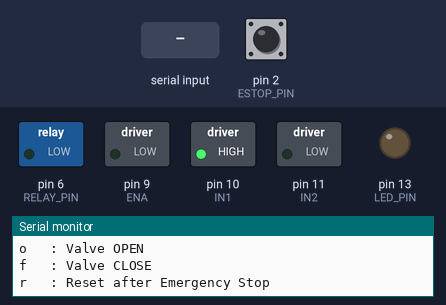
The sketch below on a simulated Arduino Uno, built with avr-gcc and run on an emulated ATmega328P. On the bench: switched loads named in the sketch (green lamp = pin HIGH), output pins drawn as LEDs (lit = HIGH), the last lines printed to the serial monitor. Dashed ring = blinking. Inputs (shaded band) come from the test bench; at power-on: pin 2 (ESTOP_PIN) HIGH.

Above: at 1.2 s.
1.3 s: "90,45\n" received over Serial
At 2.1 s:
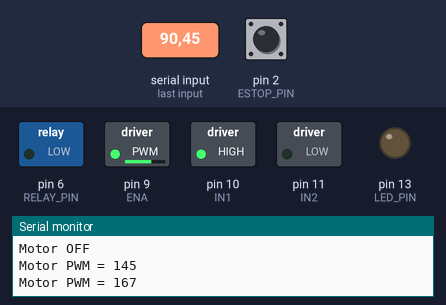
4.3 s: "o90\n" received over Serial
At 5.5 s:
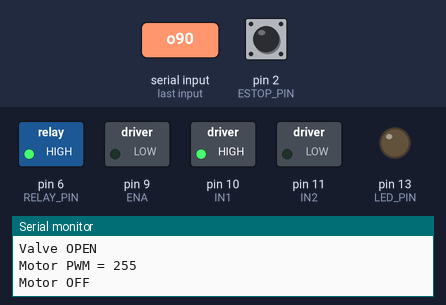
5.8 s: "30,150\n" received over Serial
7.3 s: "5\n" received over Serial
At 7.7 s:
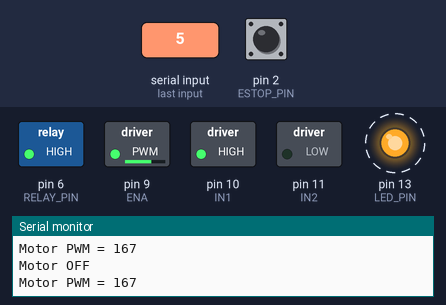
10.3 s: "90\n" received over Serial
At 11.3 s:
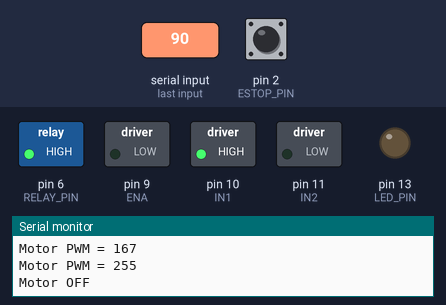
11.8 s: pin 2 (ESTOP_PIN) pulled LOW for 0.15 s
At 12.3 s:
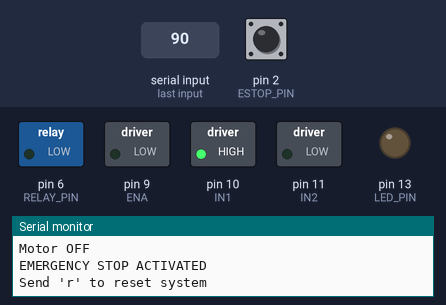
Timing chart, 0 to 14.4 s (numbered marks = the images above; inputs shaded):
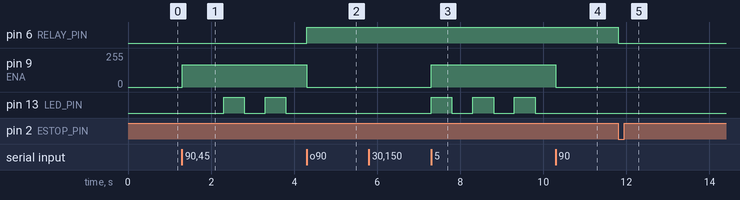

Measured:
- after the input at 1.3 s, pin 9 (ENA): 0/255 → 167/255 at once; pin 13 (LED_PIN): alternates HIGH for 0.50 s and LOW for 0.50 s, starting after 1.0 s
- after the input at 4.3 s, pin 6 (RELAY_PIN): LOW → HIGH at once; pin 9 (ENA): 167/255 → 0/255 at once; pin 13 (LED_PIN): stays LOW (without the input it goes to HIGH after 0.00 s)
- after the input at 7.3 s, pin 9 (ENA): 0/255 → 167/255 at once; pin 13 (LED_PIN): alternates HIGH for 0.50 s and LOW for 0.50 s, starting at once
- after the input at 10.3 s, pin 9 (ENA): 167/255 → 0/255 at once; pin 13 (LED_PIN): stays LOW (without the input it goes to HIGH after 0.00 s)
- after the input at 11.8 s, pin 6 (RELAY_PIN): HIGH → LOW at once

The sketch:

PWMMotorInterruptEStop.ino
```cpp
const int ENA = 9;
const int IN1 = 10;
const int IN2 = 11;
const int RELAY_PIN = 6;
const int LED_PIN = 13;
const int ESTOP_PIN = 2;

volatile bool emergencyStop = false;

unsigned long previousMillis = 0;
bool ledState = LOW;
int currentPWM = 0;
bool messagePrinted = false;

// Interrupt Service Routine
void emergencyISR() {
  emergencyStop = true;
}

void setup() {
  Serial.begin(9600);

  pinMode(ENA, OUTPUT);
  pinMode(IN1, OUTPUT);
  pinMode(IN2, OUTPUT);
  pinMode(RELAY_PIN, OUTPUT);
  pinMode(LED_PIN, OUTPUT);
  pinMode(ESTOP_PIN, INPUT_PULLUP);

  // Set motor direction
  digitalWrite(IN1, HIGH);
  digitalWrite(IN2, LOW);

  // Valve initially closed
  digitalWrite(RELAY_PIN, LOW);

  attachInterrupt(digitalPinToInterrupt(ESTOP_PIN), emergencyISR, FALLING);

  Serial.println("System Ready");
  Serial.println("Commands:");
  Serial.println("1-9 : Motor speed");
  Serial.println("0   : Motor OFF");

  Serial.println("o   : Valve OPEN");
  Serial.println("f   : Valve CLOSE");
  Serial.println("r   : Reset after Emergency Stop");
}

void loop() {

  // Handle Emergency Stop
  if (emergencyStop) {

    analogWrite(ENA, 0);          // Stop motor
    currentPWM = 0;
    digitalWrite(RELAY_PIN, LOW); // Close valve
    digitalWrite(LED_PIN, LOW);   // Turn off LED

    if (!messagePrinted) {
      Serial.println("EMERGENCY STOP ACTIVATED");
      Serial.println("Send 'r' to reset system");
      messagePrinted = true;
    }

    if (Serial.available()) {
      char cmd = Serial.read();

      if (cmd == 'r') {
        emergencyStop = false;
        messagePrinted = false;
        Serial.println("SYSTEM RESET");
      }
    }

    return;   // Skip rest of loop while in emergency state
  }

  // Blink LED while motor is running
  if (currentPWM > 0) {
    unsigned long currentMillis = millis();

    if (currentMillis - previousMillis >= 500) {
      previousMillis = currentMillis;
      ledState = !ledState;
      digitalWrite(LED_PIN, ledState);
    }
  }
  else {
    digitalWrite(LED_PIN, LOW);
  }

  // Read Serial Commands
  if (Serial.available()) {

    char cmd = Serial.read();

    // Motor Speed Control
    if (cmd >= '1' && cmd <= '9') {

      currentPWM = map(cmd - '0', 1, 9, 80, 255);
      analogWrite(ENA, currentPWM);

      Serial.print("Motor PWM = ");
      Serial.println(currentPWM);
    }

    // Motor OFF
    else if (cmd == '0') {

      currentPWM = 0;
      analogWrite(ENA, 0);
      digitalWrite(LED_PIN, LOW);

      Serial.println("Motor OFF");
    }

    // Valve ON
    else if (cmd == 'o') {

      digitalWrite(RELAY_PIN, HIGH);
      Serial.println("Valve OPEN");
    }

    // Valve OFF
    else if (cmd == 'f') {

      digitalWrite(RELAY_PIN, LOW);
      Serial.println("Valve CLOSED");

    }
  }
}
```
